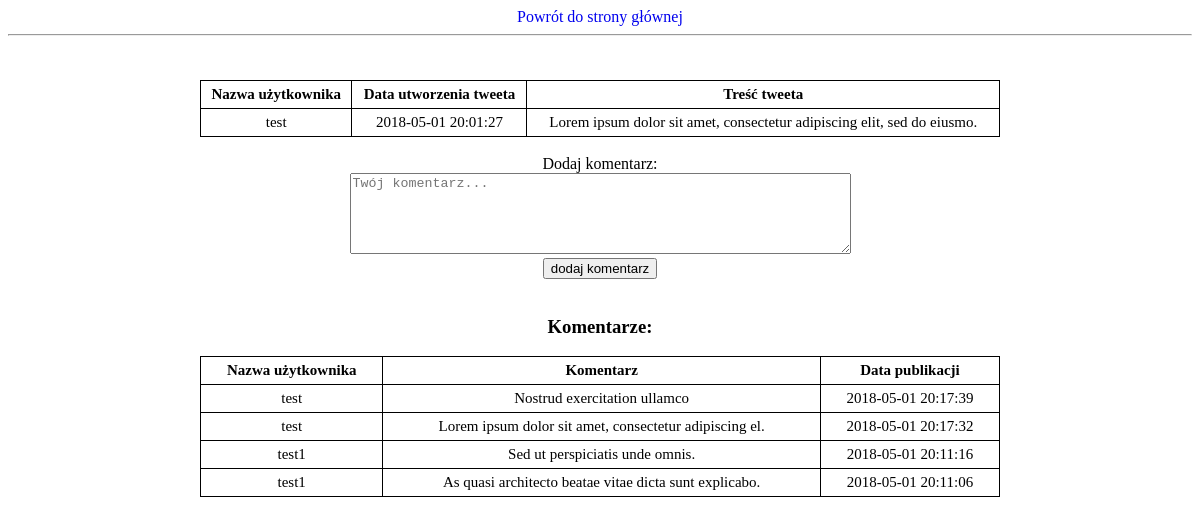
Page /tweetdetails.php?id=1 (signed in) on the committed database.
### tables this page shows
CREATE TABLE `Users` (
  `id` int(11) NOT NULL AUTO_INCREMENT,
  `email` varchar(255) NOT NULL,
  `username` varchar(255) NOT NULL,
  `hash_pass` varchar(60) NOT NULL,
  PRIMARY KEY (`id`),
  UNIQUE KEY `email` (`email`),
  UNIQUE KEY `email_UNIQUE` (`email`)
);

CREATE TABLE `Tweets` (
  `id` int(11) NOT NULL AUTO_INCREMENT,
  `userId` int(11) NOT NULL,
  `text` varchar(140) NOT NULL,
  `creationDate` datetime NOT NULL,
  PRIMARY KEY (`id`),
  UNIQUE KEY `id_UNIQUE` (`id`),
  KEY `userId` (`userId`),
  CONSTRAINT `Tweets_ibfk_1` FOREIGN KEY (`userId`) REFERENCES `Users` (`id`) ON DELETE CASCADE
);

CREATE TABLE `Comment` (
  `id` int(11) NOT NULL AUTO_INCREMENT,
  `userId` int(11) NOT NULL,
  `postId` int(11) NOT NULL,
  `creationDate` datetime NOT NULL,
  `text` varchar(60) NOT NULL,
  PRIMARY KEY (`id`),
  UNIQUE KEY `id_UNIQUE` (`id`),
  KEY `postId` (`postId`),
  CONSTRAINT `Comment_ibfk_1` FOREIGN KEY (`postId`) REFERENCES `Tweets` (`id`) ON DELETE CASCADE
);

### src/DataBase.php (called while the page is built, shortened)
<?php
  class DataBase
  {
    static $username = 'root';
    static $password = 'coderslab';
    static $hostname = '127.0.0.1';
    static $database = 'twitter';
    static $conn = null;
    static public function connect()
    {
      try{
        $dataSourceName = 'mysql:host='.self::$hostname.';dbname='.self::$database;
        self::$conn = new PDO($dataSourceName, self::$username,self::$password);
        self::$conn->setAttribute(PDO::ATTR_ERRMODE, PDO::ERRMODE_EXCEPTION);
        return self::$conn;
      }catch(PDOException  $e){
        echo "Connection failed: " . $e->getMessage();
      }
    }
  }

### src/Tweet.php (called while the page is built, shortened)
<?php
  require_once ("DataBase.php");
  class Tweets
  {
    private $userId;
    private $text;
    private $creationDate;
    public function __construct()
    {
      $this->userId = "";
      $this->text = "";
      $this->creationDate = "";
    }
    public function getUserId()
    {
      return $this->userId;
    }
    public function getText()
    {
      return $this->text;
    }
    public function getCreationDate()
    {
      return $this->creationDate;
    }
    static public function loadTweetById(PDO $conn, $id)
    {
      $stmt	= $conn->prepare('SELECT * FROM Tweets WHERE id=:id ');
      $result =	$stmt->execute(['id' =>	$id]);
      if ($result === true && $stmt->rowCount()	> 0) {
        $row = $stmt->fetch(PDO::FETCH_ASSOC);
        $loadedTweet = new Tweets();
        $loadedTweet->id = $row['id'];
        $loadedTweet->userId = $row['userId'];
        $loadedTweet->text = $row['text'];
        $loadedTweet->creationDate = $row['creationDate'];
        return	$loadedTweet;
      }
      return	null;
    }
  }

### src/Users.php (called while the page is built, shortened)
<?php
  require_once('DataBase.php');
  class User
  {
    private $username;
    public function __construct() {
      $this->username =	"";
    }
    public function getUsername()
    {
      return $this->username;
    }
    static public function loadUserById(PDO	$conn, $id)
    {
      $stmt	= $conn->prepare('SELECT * FROM Users	WHERE id=:id');
      $result =	$stmt->execute(['id' =>	$id]);
      if ($result === true && $stmt->rowCount()	> 0) {
        $row = $stmt->fetch(PDO::FETCH_ASSOC);
        $loadedUser	= new User();
        $loadedUser->id	= $row['id'];
        $loadedUser->username =	$row['username'];
        $loadedUser->hashPass =	$row['hash_pass'];
        $loadedUser->email = $row['email'];
        return $loadedUser;
      }
      return null;
    }
    static public function getUserNameByID (PDO $conn , $id)
    {
      $stmt	= $conn->prepare('SELECT *  FROM Users	 WHERE id=:id');
      $result =	$stmt->execute(['id' =>	$id]);
      if ($result === true && $stmt->rowCount()	> 0) {
        $row = $stmt->fetch(PDO::FETCH_ASSOC);
        $loadedUser	= new User();
        $loadedUser->id	= $row['id'];
        $loadedUser->username =	$row['username'];
        $loadedUser->hashPass =	$row['hash_pass'];
        $loadedUser->email = $row['email'];
        return $loadedUser->getUsername();
      }
      return null;
    }
  }

### src/Comment.php (called while the page is built, shortened)
<?php
  require_once ('DataBase.php');
  class Comment
  {
    private $userId;
    private $creationDate;
    private $text;
    public function getUserId()
    {
      return $this->userId;
    }
    public function getCreationDate()
    {
      return $this->creationDate;
    }
    public function getText()
    {
      return $this->text;
    }
    public function __construct()
    {
      $this->userId = "";
      $this->creationDate = "";
      $this->text = "";
    }
    static public function loadAllCommentByPostId(PDO $conn, $postId)
    {
      $ret = [];
      $sql = "SELECT * FROM Comment WHERE postId=:postId ORDER BY id DESC";
      $stmt = $conn->prepare($sql);
      $result = $stmt->execute(['postId' => $postId]);
      if ($result !== false && $stmt->rowCount() != 0 ){
        foreach ($stmt as $row){
          $loadedComment = new Comment();
          $loadedComment->id = $row['id'];
          $loadedComment->postId = $row['postId'];
          $loadedComment->userId = $row['userId'];
          $loadedComment->text = $row['text'];
          $loadedComment->creationDate = $row['creationDate'];
          $ret [] = $loadedComment;
        }
      }
      return $ret;
    }
  }

### public/tweetdetails.php (the view, shortened to what this page needs)
<?php
    require_once(__DIR__.'/../src/Tweet.php');
    require_once(__DIR__.'/../src/DataBase.php');
    require_once(__DIR__.'/../src/Comment.php');
    require_once(__DIR__.'/../src/Users.php');
    if (isset($_POST['id']) && $_SERVER['REQUEST_METHOD'] === "POST") {
        $idTweeta = $_POST['id'];
        $tweet = Tweets::loadTweetById(DataBase::connect(), $idTweeta);
    } elseif (isset($_GET['id']) && $_SERVER['REQUEST_METHOD'] === "GET") {
        $idTweeta = $_GET['id'];
        $tweet = Tweets::loadTweetById(DataBase::connect(), $idTweeta);
    }
    $userWhoTweet = User::loadUserById(DataBase::connect(), $tweet->getUserId());
    $userNameWhoTweet = $userWhoTweet->getUsername();
?>
<!DOCTYPE html>
<html lang="pl">
<head>
    <link rel="stylesheet" href="../src/css/style.css">
</head>
<body>
    <a href="index.php">Powrót do strony głównej</a>
    <hr>
    <br><br>
    <table >
        <tr>
            <th>Nazwa użytkownika</th>
            <th>Data utworzenia tweeta</th>
            <th>Treść tweeta</th>
        </tr>
        <tr>
            <td><?php echo $userNameWhoTweet ?></td>
            <td><?php echo $tweet->getCreationDate() ?></td>
            <td><?php echo $tweet->getText() ?></td>
        </tr>
    </table><br>
    <form action="tweetdetails.php" role="form" method="post">
        <label>Dodaj komentarz:<br>
            <textarea rows="5" cols="60" name="text" placeholder="Twój komentarz..."></textarea>
        </label><br>
        <input type="submit" value="dodaj komentarz">
    </form><br>
    <h3> Komentarze:</h3>
    <table >
        <tr>
            <th>Nazwa użytkownika</th>
            <th>Komentarz</th>
            <th>Data publikacji</th>
        </tr>
<?php
    $comments  = Comment::loadAllCommentByPostId(DataBase::connect(), $idTweeta);
    foreach($comments as $comment){
        $userId = $comment->getUserId();
        $username =  User::getUserNameByID(DataBase::connect(), $userId);
        echo "<tr>";
        echo "<td>".$username."</td>";
        echo "<td>".$comment->getText()."</td>";
        echo "<td>".$comment->getCreationDate()."</td>";
        echo "</tr>";
    }
?>
    </table>
</body>
</html>

### src/css/style.css (style rules this page uses)
body { text-align: center; }
table { width: 800px; margin-left: auto; margin-right: auto; font-size: 15px; border-collapse: collapse; }
td, th, tr { border: 1px solid black; padding: 5px; }
a:link { text-decoration: none; }

### rows in the picture
users: username "test"
tweets: creationDate "2018-05-01 20:01:27", text "Lorem ipsum dolor sit amet, consectetur adipiscing elit, sed do eiusmo."
comment: userId.username "test", text "Nostrud exercitation ullamco", creationDate "2018-05-01 20:17:39"
comment: userId.username "test", text "Lorem ipsum dolor sit amet, consectetur adipiscing el.", creationDate "2018-05-01 20:17:32"
comment: userId.username "test1", text "Sed ut perspiciatis unde omnis.", creationDate "2018-05-01 20:11:16"
comment: userId.username "test1", text "As quasi architecto beatae vitae dicta sunt explicabo.", creationDate "2018-05-01 20:11:06"
